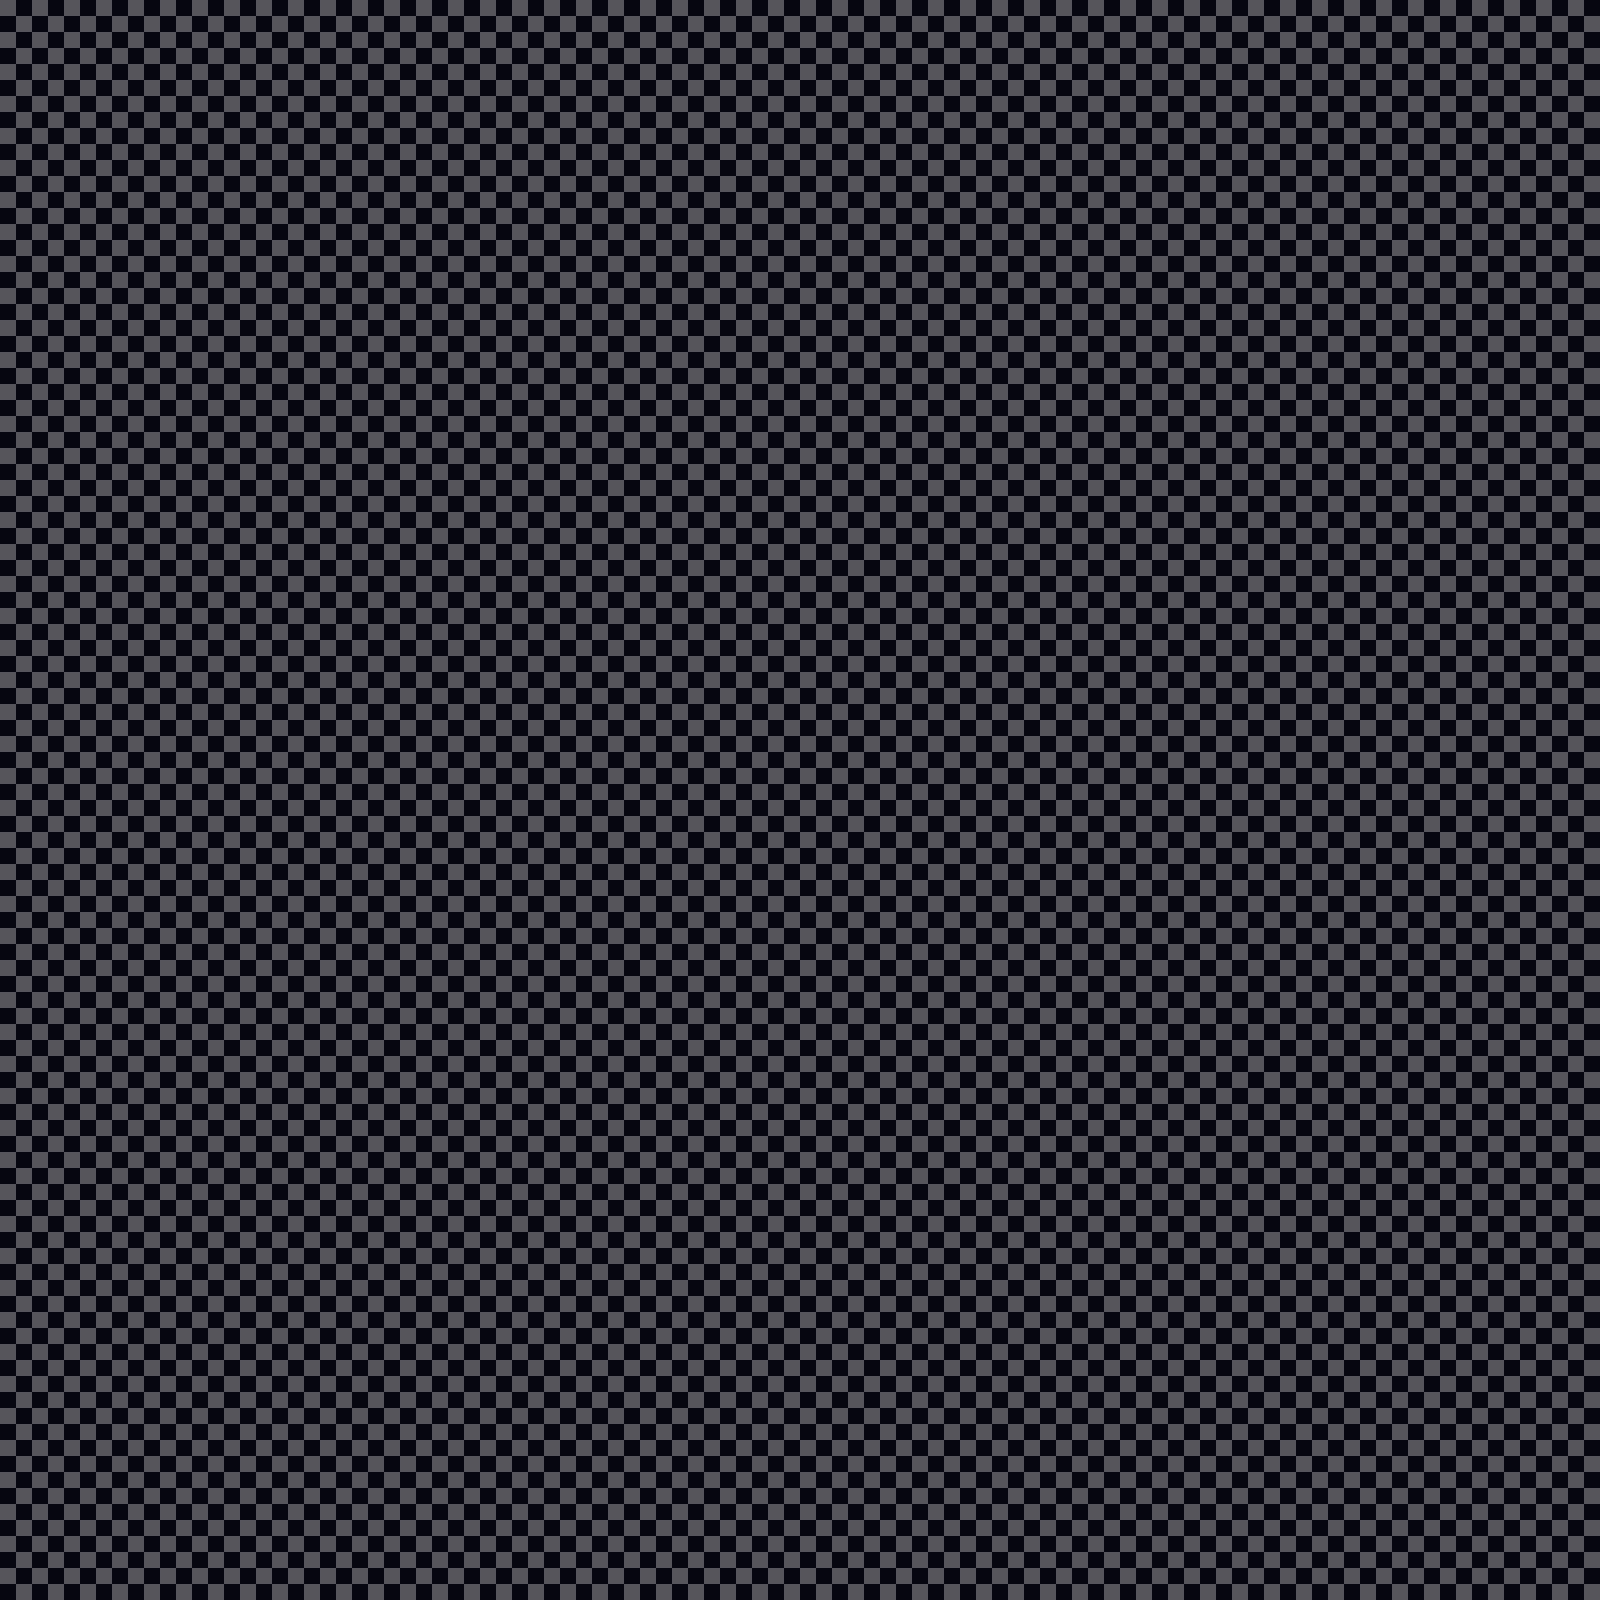

The image is a tile-based game level rendered from a .tmx file. Its description and source (layers, tilesets, objects; grid data summarised) follow:
An orthogonal 100x100 tile map with 16x16 px tiles, 1 tile layer (Tile Layer 1).

<map version="1.2" tiledversion="1.3.1" orientation="orthogonal" renderorder="right-down" compressionlevel="-1" width="100" height="100" tilewidth="16" tileheight="16" infinite="0" nextlayerid="4" nextobjectid="1">
 <tileset firstgid="1" source="../../assets/tile-set/black-gray.tsx" />
 <layer id="3" name="Tile Layer 1" width="100" height="100">
  <data>[10000 cells, 10000 non-empty, 2 distinct tile ids]</data>
 </layer>
</map>
